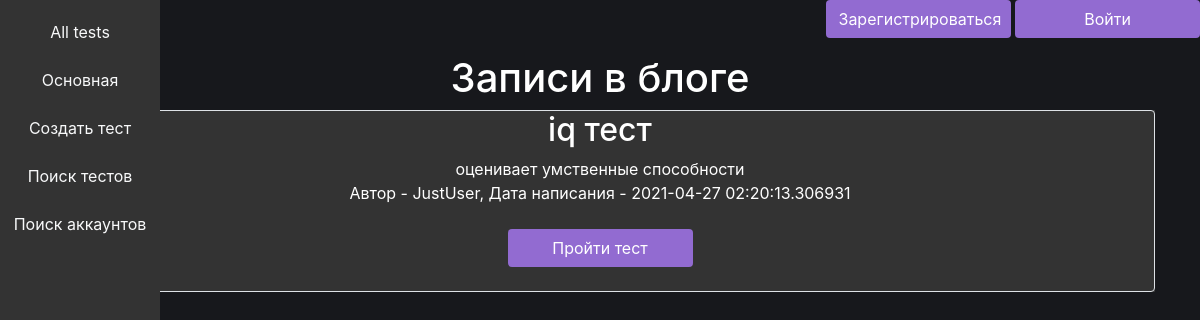
Before: / with the older database file.
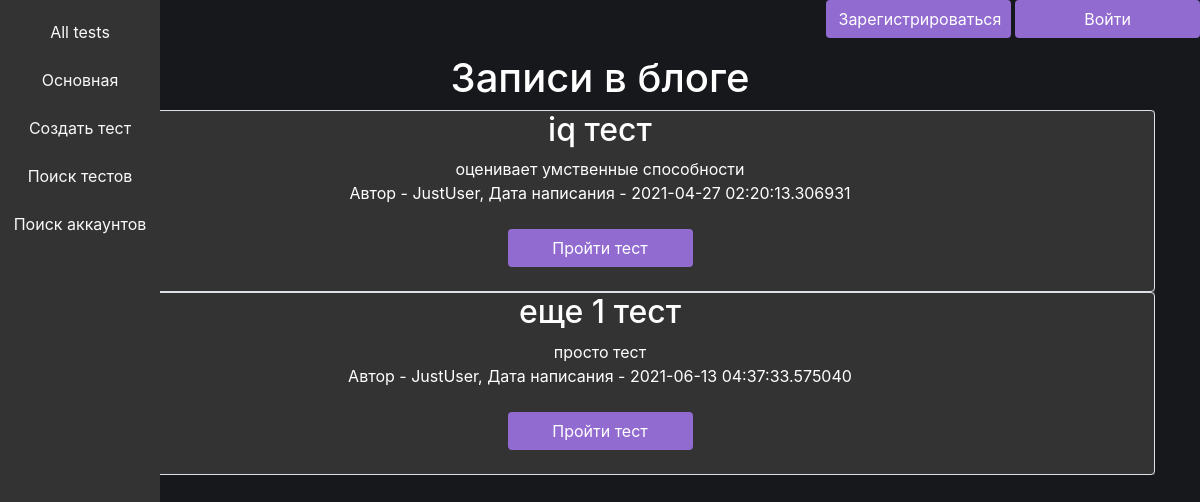
After: the same page with the newer database file.
### data/news.py (models this page shows)
class Tests(SqlAlchemyBase):
    __tablename__ = 'tests'
    id = sqlalchemy.Column(sqlalchemy.Integer,
                           primary_key=True, autoincrement=True)
    title = sqlalchemy.Column(sqlalchemy.String, nullable=True)
    content = sqlalchemy.Column(sqlalchemy.String, nullable=True)
    tegs = sqlalchemy.Column(sqlalchemy.String, nullable=True)
    created_date = sqlalchemy.Column(sqlalchemy.DateTime,
                                     default=datetime.datetime.now)
    questions = sqlalchemy.Column(sqlalchemy.String, nullable=True)
    user_id = sqlalchemy.Column(sqlalchemy.Integer,
                                sqlalchemy.ForeignKey("users.id"))
    user = orm.relation('User')
    result = sqlalchemy.Column(sqlalchemy.String, nullable=True)

### data/users.py (models this page shows, shortened)
class User(SqlAlchemyBase, UserMixin):
    __tablename__ = 'users'
    id = sqlalchemy.Column(sqlalchemy.Integer,
                           primary_key=True, autoincrement=True)
    name = sqlalchemy.Column(sqlalchemy.String, nullable=True)
    about = sqlalchemy.Column(sqlalchemy.String, nullable=True)
    email = sqlalchemy.Column(sqlalchemy.String,
                              index=True, unique=True, nullable=True)
    hashed_password = sqlalchemy.Column(sqlalchemy.String, nullable=True)
    created_date = sqlalchemy.Column(sqlalchemy.DateTime,
                                     default=datetime.datetime.now)
    admin = sqlalchemy.Column(sqlalchemy.Boolean, nullable=True, default=False)
    news = orm.relation("News", back_populates='user')

### main.py (the view)
@app.route("/")
def index():
    db_sess = db_session.create_session()
    posts = 'Записи в блоге'
    tests = db_sess.query(Tests)
    return render_template("index.html", news=tests, posts=posts)

### data/db_session.py (called while the page is built)
def create_session() -> Session:
    global __factory
    return __factory()

### templates/index.html (shortened to what this page needs)
{% extends "base.html" %}
{% block content %}
<h1 align="center">Записи в блоге</h1>
<div class="in_back">
        {% for item in news%}
    <div class="col-md6 border rounded" align="center">
        <h2>{{item.title}}</h2>
        <div>
            {{item.content}}
        </div>
        <div>
            Автор - {{item.user.name}}, Дата написания - {{item.created_date}}
        </div>
        {% if current_user.is_authenticated and (current_user == item.user or current_user.admin) %}
        <div>
            <a href="/tests_delete/{{ item.id }}" class="btn">
                Удалить
            </a>
            <a href="/tests_page/{{item.id}}" class="btn">
                Пройти тест
            </a>
        </div>
        {% else %}
           <div>
               <br>
               <a href="/tests_page/{{item.id}}" class="btn">
                Пройти тест
            </a>
               <br>
               <br>
           </div>
        {% endif %}
    </div>
    {% endfor %}
</div>
{% endblock %}

### templates/base.html (shortened to what this page needs)
<!doctype html>
<html lang="en">
<head>
    <link rel="stylesheet"
          href="https://stackpath.bootstrapcdn.com/bootstrap/4.4.1/css/bootstrap.min.css"
>
</head>
<body class="site">
<header>
    <div class="left_nav" align="middle">
        <a class="text-light" href="/">All tests</a>
        <br>
        <br>
        <a href="/" class="text-light">
            Основная
        </a>
        <br>
        <br>
        <a href="/tests/create" class="text-light">
            Создать тест
        </a>
        <br>
        <br>
        <a href="/search" class="text-light">
            Поиск тестов
        </a>
        <br>
        <br>
        <a href="/acc_page_search" class="text-light">
            Поиск аккаунтов
        </a>
    </div>
    <div align="right" class="up_site">
        {% if current_user.is_authenticated %}
        <p>
            <a href="/acc_page_id//{{current_user.id}}">
                <b class="text-light">{{ current_user.name }}</b>
            </a>
            <a class="btn" href="/logout">Выйти</a>
        </p>
        {% else %}
        <p>
            <a class="btn" href="/register">Зарегистрироваться</a>
            <a class="btn" href="/login">Войти</a>
        </p>
        {% endif %}
    </div>
</header>
<main role="main" class="container">
    <div class="font">
        {% block content %}{% endblock %}
    </div>
</main>
</body>
</html>

### templates/base.html (style rules this page uses)
.left_nav { height: 100%; width: 160px; position: fixed; z-index: 1; top: 0; left: 0; background-color: #333; overflow-x: hidden; padding-top: 20px; size: 30; }
.up_site { width: 100%; background-color: #17181c; }
.site { height: 100% width: 100%; background-color:#17181c; }
.font { background-color: #17181c; color: #ffffff; }
.in_back { background-color: #333; }
.btn { background-color: #926bd1; color: white; width: 185px; size: 24; }

Changed rows visible on the page:
added Tests: title "еще 1 тест", content "просто тест", user.name "JustUser", created_date "2021-06-13 04:37:33.575040"
